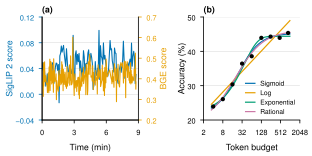

The script that drew this image:
"""Relevance and token value side by side in ONE column.

(a) relevance over time for one Video-MME question (fig/relevance_example.json: "What is the color of the pneumatic
    air gun?", video WOGaS19VZ8Q): SigLIP 2 cosine of each candidate frame (left axis) and BGE cosine of each
    subtitle cue (right axis) against the question;
(b) accuracy against the tokens per frame with four fitted curve families (fig/value_curve.csv), as value_curve.py.
Every axis starts at its first tick and ends at its last tick.

Regenerate:  uv run --no-project --with matplotlib --with numpy --with scipy python fig/value_pair.py
"""
import csv
import json
import os

import matplotlib.pyplot as plt
import numpy as np
from scipy.optimize import curve_fit

from orx_figstyle import COLUMN, PALETTE, panel_labels, save, use_style
from value_curve import FAMILIES

HERE = os.path.dirname(os.path.abspath(__file__))


def main():
    use_style()
    plt.rcParams.update({"xtick.labelsize": 5.5, "ytick.labelsize": 5.5, "axes.labelsize": 6.5})
    fig, (ax, bx) = plt.subplots(1, 2, figsize=(COLUMN, COLUMN * 0.5), layout="constrained")

    # (a) relevance over time
    d = json.load(open(os.path.join(HERE, "relevance_example.json")))
    blue, orange = PALETTE["blue"], PALETTE["orange"]
    ax.plot(np.array(d["frame_t"]) / 60, d["siglip"], color=blue, lw=0.8)
    ax.set_xlim(0, 9)
    ax.set_xticks([0, 3, 6, 9])
    ax.set_ylim(-0.04, 0.12)
    ax.set_yticks([-0.04, 0.0, 0.04, 0.08, 0.12])
    ax.set_xlabel("Time (min)")
    ax.set_ylabel("SigLIP 2 score", color=blue, labelpad=1)
    ax.tick_params(axis="y", colors=blue)
    tx = ax.twinx()
    tx.plot(np.array(d["cue_t"]) / 60, d["bge"], color=orange, lw=0.8)
    tx.set_ylim(0.2, 0.7)
    tx.set_yticks([0.2, 0.3, 0.4, 0.5, 0.6, 0.7])
    tx.set_ylabel("BGE score", color=orange, labelpad=1)
    tx.tick_params(axis="y", colors=orange)
    tx.spines["right"].set_visible(True)
    tx.grid(False)

    # (b) token value
    rows = list(csv.DictReader(open(os.path.join(HERE, "value_curve.csv"))))
    b = np.array([float(r["tokens_per_frame"]) for r in rows])
    acc = np.array([100 * float(r["accuracy"]) for r in rows])
    grid = np.exp(np.linspace(np.log(3.5), np.log(1000), 300))
    for name, (f, p0, color, ls) in FAMILIES.items():
        p, _ = curve_fit(f, b, acc, p0=p0, maxfev=20000)
        bx.plot(grid, f(grid, *p), color=color, ls=ls, lw=0.9, label=name, zorder=2)
    bx.plot(b, acc, "o", color="black", ms=2.2, zorder=3)
    bx.set_xscale("log")
    bx.minorticks_off()
    bx.set_xlim(2, 2048)
    bx.set_xticks([2, 8, 32, 128, 512, 2048])
    bx.set_xticklabels(["2", "8", "32", "128", "512", "2048"])
    bx.set_ylim(20, 50)
    bx.set_yticks([20, 30, 40, 50])
    bx.set_xlabel("Token budget")
    bx.set_ylabel("Accuracy (%)", labelpad=1)
    bx.legend(loc="lower right", frameon=False, fontsize=5, handlelength=1.4, labelspacing=0.25)
    panel_labels([ax, bx])
    print(save(fig, os.path.join(HERE, "value_pair")))


if __name__ == "__main__":
    main()
